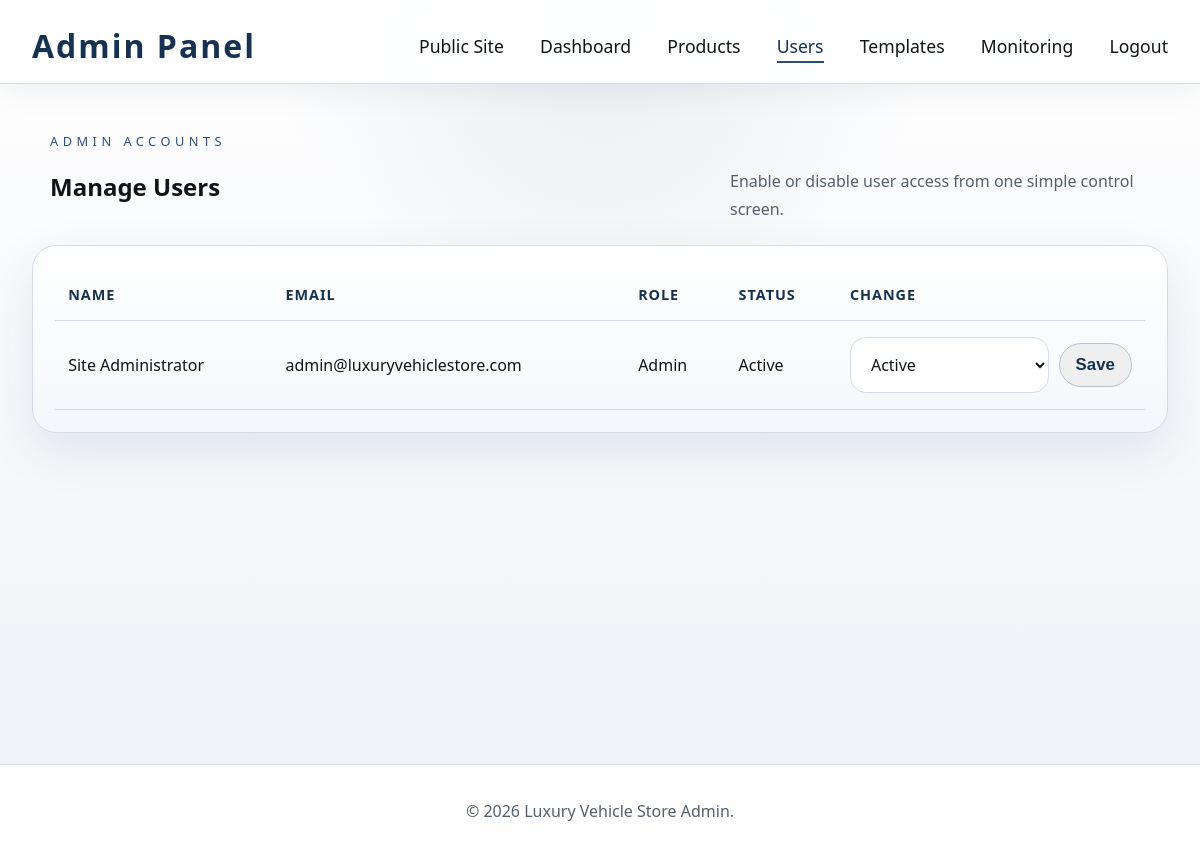
The page /admin/users.php (signed in) on the database its author committed.
### tables this page shows
CREATE TABLE IF NOT EXISTS users (
    id INT AUTO_INCREMENT PRIMARY KEY,
    full_name VARCHAR(120) NOT NULL,
    email VARCHAR(160) NOT NULL UNIQUE,
    password_hash VARCHAR(255) NOT NULL,
    role ENUM('user', 'admin') NOT NULL DEFAULT 'user',
    account_status ENUM('active', 'disabled') NOT NULL DEFAULT 'active',
    created_at TIMESTAMP DEFAULT CURRENT_TIMESTAMP
);

### includes/auth.php (called while the page is built, shortened)
<?php
function getCurrentUser(): ?array
{
    $pdo = getDatabaseConnection();
    $statement = $pdo->prepare('SELECT id, full_name, email, role, account_status, created_at FROM users WHERE id = :id LIMIT 1');
    $statement->execute(['id' => (int) $_SESSION['user_id']]);
    $record = $statement->fetch();
    $user = $record;
    return $user;
}
function requireAdmin(string $loginPath = 'login.php'): array
{
    $user = getCurrentUser();
    return $user;
}
function getAllUsers(): array
{
    $pdo = getDatabaseConnection();
    $statement = $pdo->query('SELECT id, full_name, email, role, account_status, created_at FROM users ORDER BY created_at DESC');
    return $statement->fetchAll() ?: [];
}

### admin/users.php (the view, shortened to what this page needs)
<?php
require_once __DIR__ . '/../includes/auth.php';
$admin = requireAdmin('login.php');
$users = getAllUsers();
include __DIR__ . '/header.php';
?>
    <main class="content-page">
        <section class="section-heading admin-section-heading">
            <div>
                <p class="eyebrow">Admin Accounts</p>
                <h2>Manage Users</h2>
            </div>
            <p class="section-copy">Enable or disable user access from one simple control screen.</p>
        </section>
        <section class="admin-table-wrap">
            <table class="admin-table">
                <thead>
                    <tr>
                        <th>Name</th>
                        <th>Email</th>
                        <th>Role</th>
                        <th>Status</th>
                        <th>Change</th>
                    </tr>
                </thead>
                <tbody>
                    <?php foreach ($users as $user): ?>
                        <tr>
                            <td><?= htmlspecialchars($user['full_name'], ENT_QUOTES, 'UTF-8') ?></td>
                            <td><?= htmlspecialchars($user['email'], ENT_QUOTES, 'UTF-8') ?></td>
                            <td><?= htmlspecialchars(ucfirst($user['role']), ENT_QUOTES, 'UTF-8') ?></td>
                            <td><?= htmlspecialchars(ucfirst($user['account_status']), ENT_QUOTES, 'UTF-8') ?></td>
                            <td>
                                <form class="inline-admin-form" method="post" action="users.php">
                                    <select name="account_status">
                                        <option value="active"<?= $user['account_status'] === 'active' ? ' selected' : '' ?>>Active</option>
                                    </select>
                                    <button type="submit" class="secondary-btn">Save</button>
                                </form>
                            </td>
                        </tr>
                    <?php endforeach; ?>
                </tbody>
            </table>
        </section>
    </main>
<?php include __DIR__ . '/footer.php'; ?>

### styles.css (style rules this page uses)
:root { --bg-main: #f7f8fb; --bg-soft: #eef1f5; --bg-panel: rgba(255, 255, 255, 0.92); --bg-panel-strong: #ffffff; --text-main: #101418; --text-muted: #55606f; --text-soft: #6d7785; --border: #d6dce5; --border-strong: #b7c2d0; --navy: #163250; --navy-soft: #2c4e73; --shadow: 0 18px 50px rgba(22, 50, 80, 0.10); }
body { margin: 0; font-family: 'Segoe UI', Arial, sans-serif; background: radial-gradient(circle at top, rgba(44, 78, 115, 0.10), transparent 32%), linear-gradient(180deg, #ffffff 0%, var(--bg-main) 52%, #edf1f6 100%); color: var(--text-main); }
.secondary-btn { display: inline-block; padding: 0.9rem 2.2rem; border-radius: 30px; border: 1px solid var(--border-strong); color: var(--navy); text-decoration: none; font-size: 1.05rem; font-weight: 600; transition: background 0.2s, border 0.2s, color 0.2s; }
.section-heading { max-width: 1100px; margin: 0 auto 2rem auto; display: flex; justify-content: space-between; align-items: end; gap: 1.5rem; }
.section-copy { max-width: 420px; margin: 0; color: var(--text-muted); line-height: 1.7; }
.content-page { padding: 3rem 2rem 4.5rem 2rem; min-height: 70vh; }
.eyebrow { margin: 0 0 0.8rem 0; color: var(--navy-soft); text-transform: uppercase; letter-spacing: 0.28rem; font-size: 0.8rem; }
.auth-form textarea, .inline-admin-form select { width: 100%; box-sizing: border-box; padding: 0.95rem 1rem; border-radius: 16px; border: 1px solid var(--border); background: #fff; color: var(--text-main); font: inherit; }
.admin-section-heading { margin-bottom: 1.4rem; }
.admin-table-wrap { max-width: 1100px; margin: 0 auto; padding: 1.4rem; border-radius: 24px; border: 1px solid var(--border); background: linear-gradient(180deg, rgba(255, 255, 255, 0.98), rgba(244, 247, 251, 0.98)); box-shadow: var(--shadow); overflow-x: auto; }
.admin-table { width: 100%; border-collapse: collapse; }
.admin-table th, .admin-table td { padding: 1rem 0.8rem; text-align: left; border-bottom: 1px solid var(--border); vertical-align: middle; }
.admin-table th { color: var(--navy); font-size: 0.9rem; text-transform: uppercase; letter-spacing: 0.06rem; }
.inline-admin-form { display: flex; align-items: center; gap: 0.6rem; }
.inline-admin-form .secondary-btn { padding: 0.7rem 1rem; }

### rows shown on the page
users: full_name "Site Administrator", email "admin@luxuryvehiclestore.com", role "Admin", account_status "Active"
